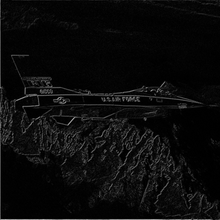
%> input picture Graph_Output/Method 1.bmp, 220 x 220 px, shrunk from 512 x 512 before the run, given in place of airplane_grayscale.png, which was not available
$ octave runme.m   (GNU Octave 9; MATLAB toolbox functions it lacks are replaced by stand-ins)
%> lines starting %> are read from the running program, lines starting %| are printed output that depends on the picture; pictures that were not available may be replaced by others from this repository, and a replacement may not be noted
### enhancement/roberts.m
function img_g = roberts(img, T, LG, LB, mode)
%
% The Roberts Gradient convolution masks for edge enhancement system.
%
%  img_r = roberts(img);
%
%  inputs:
%      img  ->  the input image array
%      T    ->  the nonnegative threshold
%      LG   ->  the specific gray level of edges
%      LB   ->  the specific gray level of background
%      mode ->  the selective mode for five different techniques of
%       gradient image
%           mode = 1:   g(x,y) = G[f(x,y)]
%           mode = 2:   g(x,y) = G[f(x,y)], if G >= T;
%                              = f(x,y), otherwise
%           mode = 3:   g(x,y) = LG, if G >= T;
%                              = f(x,y), otherwise
%           mode = 4:   g(x,y) = G[f(x,y)], if G >= T;
%                              = LB, otherwise
%           mode = 5:   g(x,y) = LG, if G >= T;
%                              = LB, otherwise
%
%  outputs:
%      img_r    ->  the output edge enhanced image array
%
    % default parameters if only given input image array
    if nargin == 1
        T = 25;
        LG = 255;
        LB = 0;
        mode = 1;
    end

    % Robert's filter masks
    h1 = [1 0; 0 -1];
    h2 = [0 1; -1 0];

    % Expand 1 row and column preventing from edge distortion
    %   ->  now the img is row+1 * col+1
    img(end+1,:) = img(end-1, 1:end);
    img(:,end+1) = img(1:end, end-1);

    % length of img columns and rows
    len_row = length(img(1,:)) -1;   % img is expanded, subtract by 1 for unnecessary process
    len_col = length(img(:,1)) -1;

    % define output image array
    img_g = zeros(len_row, len_col);

    % Filtering
    for i = 1:len_row
        for j = 1:len_col
            x = img(i:i+1, j:j+1);

            % convolution
            x1 = 0;
            x2 = 0;
            for n1 = 1:2
                for n2 = 1:2
                    x1 = x1 + x(n1,n2)*h1(n1,n2);
                    x2 = x1 + x(n1,n2)*h2(n1,n2);
                end
            end
            val = (x1.^2 +x2.^2).^0.5;

            switch mode
                % [9 lines of commented-out code are left out]
                case 1
                    img_g(i,j) = val;
                case 2
                    if val >= T
                        img_g(i,j) = val;
                    else
                        img_g(i,j) = img(i,j);
                    end
                case 3
                    if val >= T
                        img_g(i,j) = LG;
                    else
                        img_g(i,j) = img(i,j);
                    end
                case 4
                    if val >= T
                        img_g(i,j) = val;
                    else
                        img_g(i,j) = LB;
                    end
                case 5
                    if val >= T
                        img_g(i,j) = LG;
                    else
                        img_g(i,j) = LB;
                    end
            end
        end
    end
return

### runme.m
% Clean the previous runs
close all;
clear;
clc;

% add subdirectory path
addpath('./enhancement/')

%% Define Variables

T = 25;    % threshold
LG = 255;  % white
LB = 0;    % black

%% Read image
img = imread('./Graph_Source/airplane_grayscale.png');
%> img is the input picture: size 220x220 uint8; min 0, max 173, mean 11

%   transform the whole matrix into double, so that further processing can
%   go on
img = double(img);
%> img: size 220x220 double

%% Roberts Gradient Convolution Masks
%    mode = 1:   g(x,y) = G[f(x,y)]
img_1 = uint8(roberts(img, T, LG, LB, 1));
%> in roberts, `img(end+1,:) = img(end-1, 1:end);`:
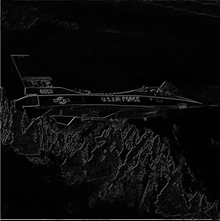
%> img: size 221x220 double; min 0, max 173, mean 11
%> in roberts, `img(:,end+1) = img(1:end, end-1);`:
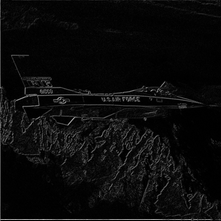
%> img: size 221x221 double; min 0, max 173, mean 11
%> in roberts, `len_row = length(img(1,:)) -1;`: len_row = 220
%> in roberts, `img_g = zeros(len_row, len_col);`: img_g: size 220x220 double; every value is 0
%> after the loop in roberts, `for i = 1:len_row`:
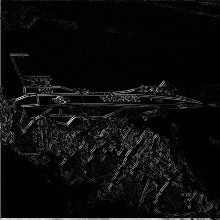
%> img_g: size 220x220 double; min 0, max 240.4, mean 12.9

%    mode = 2:   g(x,y) = G[f(x,y)], if G >= T;
%                       = f(x,y), otherwise
img_2 = uint8(roberts(img, T, LG, LB, 2));
%> call 2 of roberts, with T = 25, LG = 255, LB = 0, mode = 2
%> after the loop in roberts (call 2), `for i = 1:len_row`:
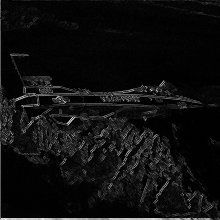
%> img_g: size 220x220 double; min 0, max 240.4, mean 15

%    mode = 3:   g(x,y) = LG, if G >= T;
%                       = f(x,y), otherwise
img_3 = uint8(roberts(img, T, LG, LB, 3));
%> call 3 of roberts, with T = 25, LG = 255, LB = 0, mode = 3
%> after the loop in roberts (call 3), `for i = 1:len_row`:
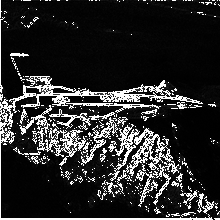
%> img_g: size 220x220 double; min 0, max 255, mean 43.1

%    mode = 4:   g(x,y) = G[f(x,y)], if G >= T;
%                       = LB, otherwise
img_4 = uint8(roberts(img, T, LG, LB, 4));
%> call 4 of roberts, with T = 25, LG = 255, LB = 0, mode = 4
%> after the loop in roberts (call 4), `for i = 1:len_row`:
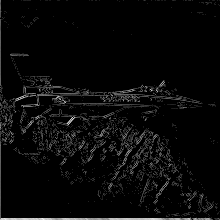
%> img_g: size 220x220 double; min 0, max 240.4, mean 9.2

%    mode = 5:   g(x,y) = LG, if G >= T;
%                              = LB, otherwise
img_5 = uint8(roberts(img, T, LG, LB, 5));
%> call 5 of roberts, with T = 25, LG = 255, LB = 0, mode = 5
%> after the loop in roberts (call 5), `for i = 1:len_row`:
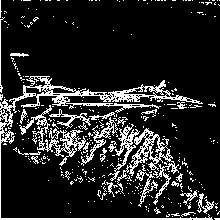
%> img_g: size 220x220 double; 14.6% white in thin lines or dots
%> img_5: size 220x220 uint8; 14.6% white in thin lines or dots

%%  Show Results
figure
imagesc(uint8(img))
title("Original Image")
colormap(gray)

figure
imagesc(img_1)
title("Method 1")
colormap(gray)

imwrite(img_1,'./Graph_Output/Method 1.bmp')

figure
imagesc(img_2)
title("Method 2")
colormap(gray)

imwrite(img_2,'./Graph_Output/Method 2.bmp')

figure
imagesc(img_3)
title("Method 3")
colormap(gray)

imwrite(img_3,'./Graph_Output/Method 3.bmp')

figure
imagesc(img_4)
title("Method 4")
colormap(gray)

imwrite(img_4,'./Graph_Output/Method 4.bmp')

figure
imagesc(img_5)
title("Method 5")
colormap(gray)

imwrite(img_5,'./Graph_Output/Method 5.bmp')
